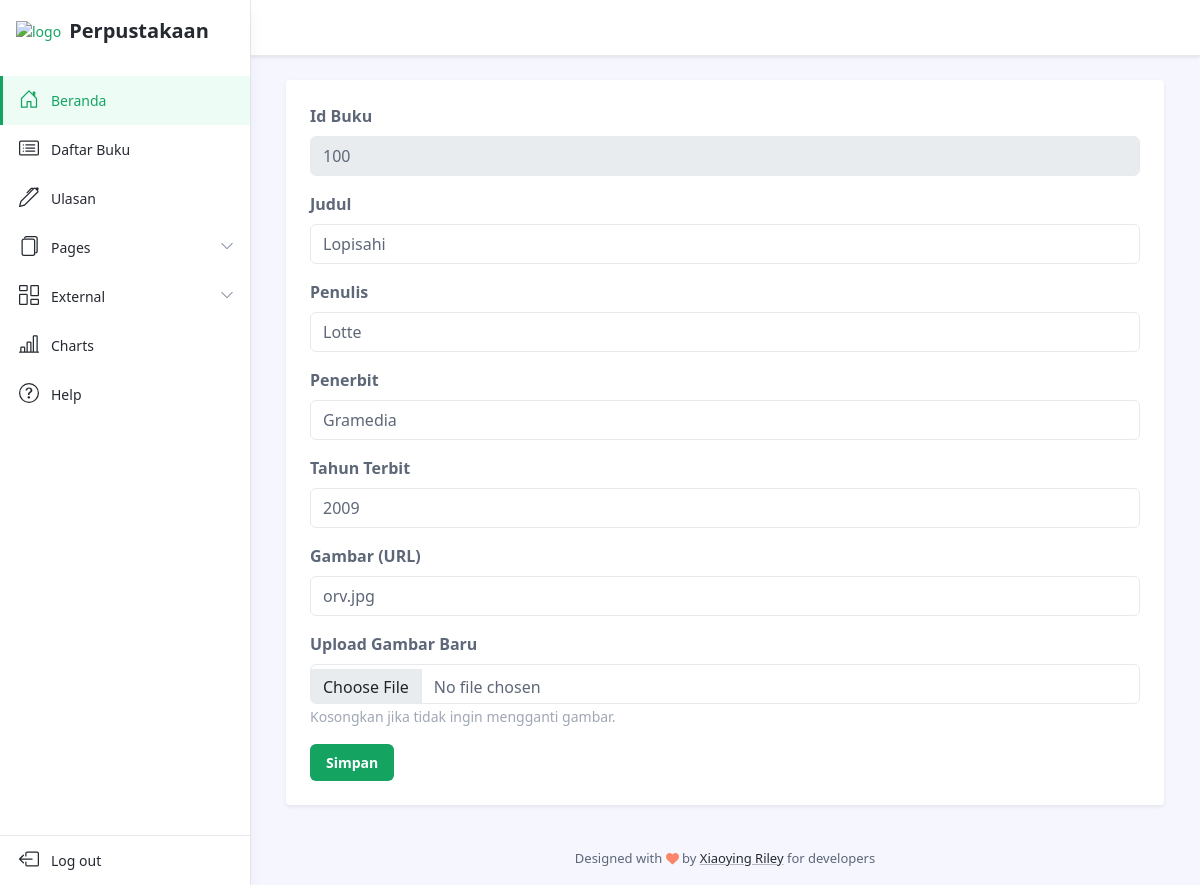
Page /admin/editbuku.php?id_buku=100 on the committed database.
### tables this page shows
CREATE TABLE IF NOT EXISTS `buku` (
  `id_buku` int NOT NULL,
  `judul` varchar(255) NOT NULL,
  `penulis` varchar(255) NOT NULL,
  `penerbit` varchar(255) NOT NULL,
  `tahun_terbit` int NOT NULL,
  `id_kategori` int NOT NULL,
  `img` varchar(100) NOT NULL,
  `pdf_file` varchar(255) NOT NULL,
  `status` enum('tersedia','kosong') NOT NULL,
  PRIMARY KEY (`id_buku`)
);

### admin/editbuku.php (the view, shortened to what this page needs)
<!DOCTYPE html>
<html lang="en">
<head>
    <link id="theme-style" rel="stylesheet" href="assets/css/portal.css">
</head>
<body class="app">
    <header class="app-header fixed-top">
        <div class="app-header-inner">
	        <div class="container-fluid py-2">
	        </div>
        </div>
        <div id="app-sidepanel" class="app-sidepanel sidepanel-hidden">
	        <div class="sidepanel-inner d-flex flex-column">
		        <div class="app-branding">
		            <a class="app-logo" href="index.php"><img class="logo-icon me-2" src="img/buk.svg" alt="logo"><span class="logo-text">Perpustakaan</span></a>
		        </div>
			    <nav id="app-nav-main" class="app-nav app-nav-main flex-grow-1">
				    <ul class="app-menu list-unstyled accordion" id="menu-accordion">
					    <li class="nav-item">
					        <a class="nav-link active" href="index.php">
						        <span class="nav-icon">
						        </span>
		                        <span class="nav-link-text">Beranda</span>
					        </a>
					    </li>
					    <li class="nav-item">
					        <a class="nav-link" href="buku.php">
						        <span class="nav-icon">
						        </span>
		                        <span class="nav-link-text">Daftar Buku</span>
					        </a>
					    </li>
						<li class="nav-item">
					        <a class="nav-link" href="ulasan.php">
						        <span class="nav-icon">
						         </span>
		                         <span class="nav-link-text">Ulasan</span>
					        </a>
					    </li>
					    <li class="nav-item has-submenu">
					        <a class="nav-link submenu-toggle collapsed" href="#" data-bs-toggle="collapse"         data-bs-target="#submenu-1" aria-expanded="false" aria-controls="submenu-1">
						        <span class="nav-icon">
						         </span>
		                         <span class="nav-link-text">Pages</span>
		                         <span class="submenu-arrow">
		                             <svg width="1em" height="1em" viewBox="0 0 16 16" class="bi bi-chevron-down" fill="currentColor" xmlns="http://www.w3.org/2000/svg">
	                                <path fill-rule="evenodd" d="M1.646 4.646a.5.5 0 0 1 .708 0L8 10.293l5.646-5.647a.5.5 0 0 1 .708.708l-6 6a.5.5 0 0 1-.708 0l-6-6a.5.5 0 0 1 0-.708z"></path>
	                                </svg>
	                             </span>
					            </a>
					    </li>
					    <li class="nav-item has-submenu">
					        <a class="nav-link submenu-toggle collapsed" href="#" data-bs-toggle="collapse" data-bs-target="#submenu-2" aria-expanded="false" aria-controls="submenu-2">
						        <span class="nav-icon">
						         </span>
		                         <span class="nav-link-text">External</span>
		                         <span class="submenu-arrow">
		                             <svg width="1em" height="1em" viewBox="0 0 16 16" class="bi bi-chevron-down" fill="currentColor" xmlns="http://www.w3.org/2000/svg">
	                            <path fill-rule="evenodd" d="M1.646 4.646a.5.5 0 0 1 .708 0L8 10.293l5.646-5.647a.5.5 0 0 1 .708.708l-6 6a.5.5 0 0 1-.708 0l-6-6a.5.5 0 0 1 0-.708z"></path>
	                            </svg>
	                             </span>
					            </a>
					    </li>
					    <li class="nav-item">
					        <a class="nav-link" href="charts.html">
						        <span class="nav-icon">
						         </span>
		                         <span class="nav-link-text">Charts</span>
					        </a>
					    </li>
					    <li class="nav-item">
					        <a class="nav-link" href="help.html">
						        <span class="nav-icon">
						         </span>
		                         <span class="nav-link-text">Help</span>
					        </a>
					    </li>
				    </ul>
			    </nav>
			    <div class="app-sidepanel-footer">
				    <nav class="app-nav app-nav-footer">
					    <ul class="app-menu footer-menu list-unstyled">
						    <li class="nav-item">
						        <a class="nav-link" href="logout.php">
							        <span class="nav-icon">
							        </span>
			                        <span class="nav-link-text">Log out</span>
						        </a>
						    </li>
					    </ul>
				    </nav>
			    </div>
	        </div>
	    </div>
    </header>
    <div class="app-wrapper">
	    <div class="app-content pt-3 p-md-3 p-lg-4">
		    <div class="container-xl">
                <div class="row g-4 settings-section">
	                <div class="col-12 col-md-12">
		                <div class="app-card app-card-settings shadow-sm p-4">
						    <div class="app-card-body">
							<form action="" method="POST" class="settings-form" enctype="multipart/form-data">
    <div class="mb-3">
        <label for="setting-input-1" class="form-label">Id Buku</label>
        <?php
        include 'koneksi.php';
        $id_buku = $_GET['id_buku'];
        $result = mysqli_query($koneksi, "SELECT * FROM buku WHERE id_buku = '$id_buku'");
        $data = mysqli_fetch_assoc($result);
        ?>
        <input type="text" class="form-control" id="setting-input-1" placeholder="Id Buku" required="" name="id_buku" value="<?= $data['id_buku'] ?>" readonly>
    </div>
    <div class="mb-3">
        <label for="setting-input-2" class="form-label">Judul</label>
        <input type="text" class="form-control" id="setting-input-2" placeholder="Judul Buku" name="judul" value="<?= $data['judul'] ?>">
    </div>
    <div class="mb-3">
        <label for="setting-input-3" class="form-label">Penulis</label>
        <input type="text" class="form-control" id="setting-input-3" placeholder="Penulis" name="penulis" value="<?= $data['penulis'] ?>">
    </div>
    <div class="mb-3">
        <label for="setting-input-4" class="form-label">Penerbit</label>
        <input type="text" class="form-control" id="setting-input-4" placeholder="Penerbit" name="penerbit" value="<?= $data['penerbit'] ?>">
    </div>
    <div class="mb-3">
        <label for="setting-input-5" class="form-label">Tahun Terbit</label>
        <input type="text" class="form-control" id="setting-input-5" placeholder="Tahun Terbit" name="tahun_terbit" value="<?= $data['tahun_terbit'] ?>">
    </div>
    <div class="mb-3">
        <label for="setting-input-6" class="form-label">Gambar (URL)</label>
        <input type="text" class="form-control" id="setting-input-6" placeholder="URL Gambar" name="img" value="<?= $data['img'] ?>">
    </div>
    <div class="mb-3">
        <label for="setting-input-7" class="form-label">Upload Gambar Baru</label>
        <input type="file" class="form-control" id="setting-input-7" name="img_file">
        <small class="form-text text-muted">Kosongkan jika tidak ingin mengganti gambar.</small>
    </div>
    <button type="submit" name="submit" value="submit" class="btn app-btn-primary">Simpan</button>
</form>
						    </div>
						</div>
	                </div>
                </div>
		    </div>
	    </div>
	    <footer class="app-footer">
		    <div class="container text-center py-3">
            <small class="copyright">Designed with  by <a class="app-link" href="http://themes.3rdwavemedia.com" target="_blank">Xiaoying Riley</a> for developers</small>
		    </div>
	    </footer>
    </div>
</body>
</html>

### rows in the picture
buku: id_buku "100", judul "Lopisahi", penulis "Lotte", penerbit "Gramedia", tahun_terbit "2009", img "orv.jpg"
